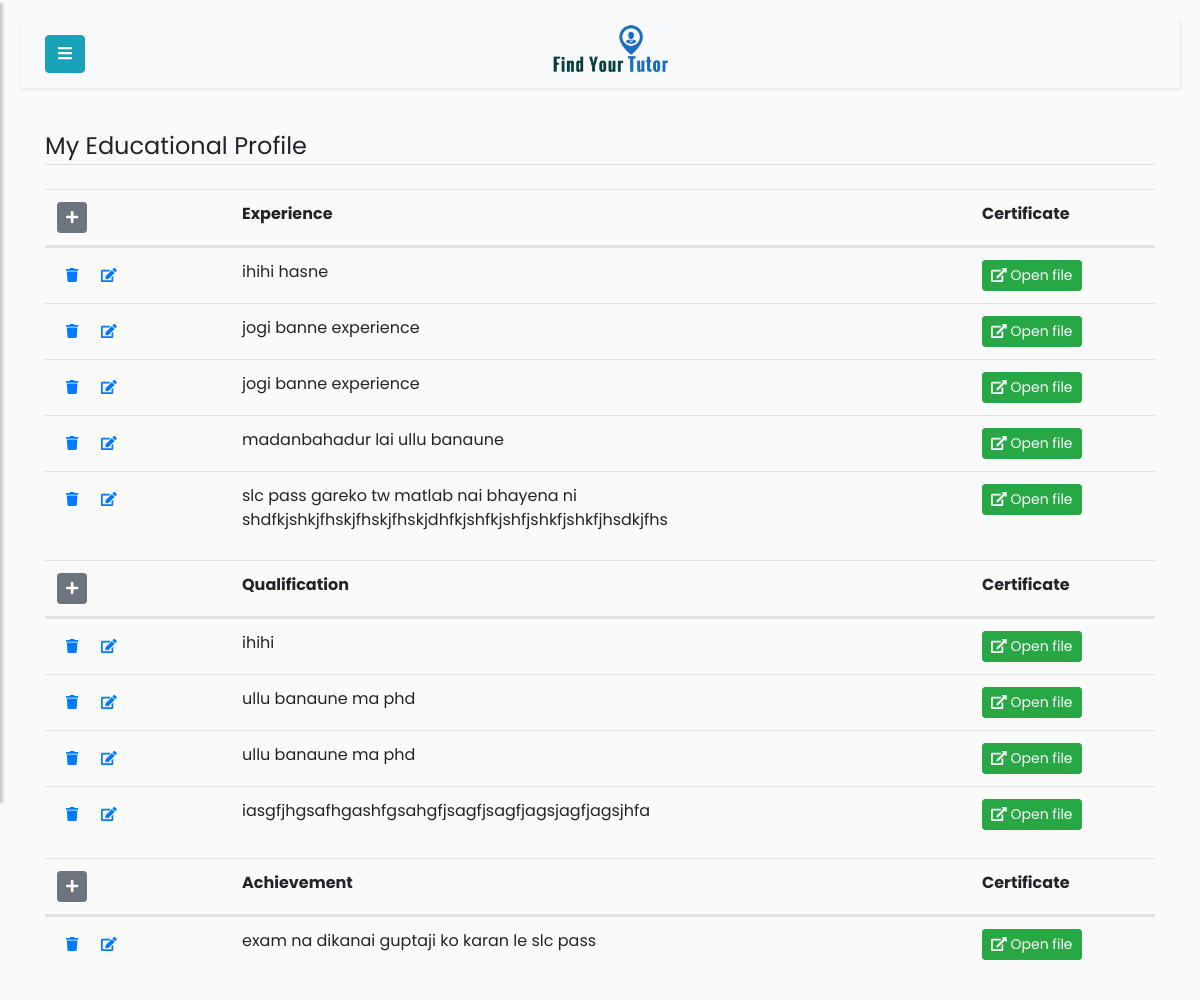
Before: /tutor/my-educational-profile (signed in) with the older database file.
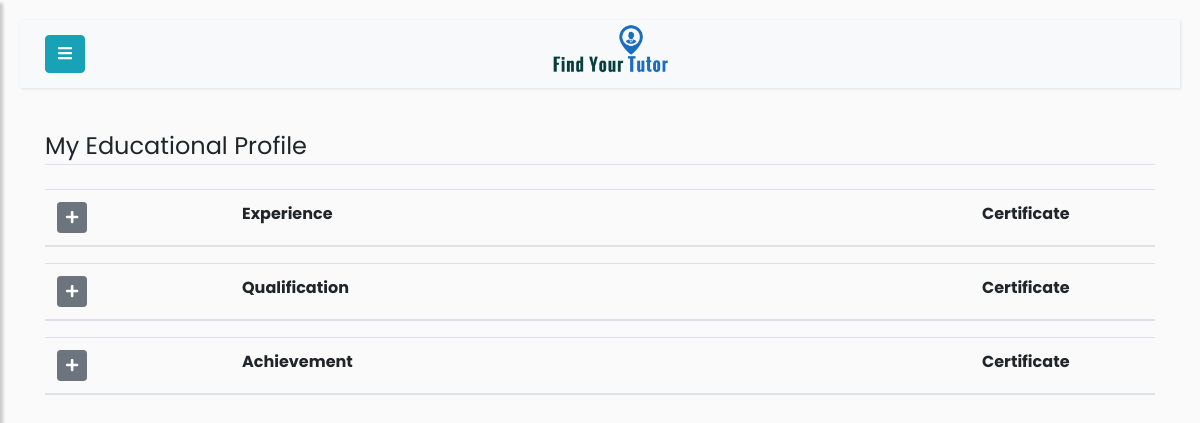
After: the same page with the newer database file.
### app/models.py (models this page shows)
class Experience(db.Model):
    id = db.Column(db.Integer, primary_key=True)
    tutor_id = db.Column(db.Integer, db.ForeignKey('tutor.user_id'))
    experience = db.Column(db.String(255))
    experience_file = db.Column(db.String(255))

class Qualification(db.Model):
    id = db.Column(db.Integer, primary_key=True)
    tutor_id = db.Column(db.Integer, db.ForeignKey('tutor.user_id'))
    qualification = db.Column(db.String(255))
    qualification_file = db.Column(db.String(255))

class Achievement(db.Model):
    id = db.Column(db.Integer, primary_key=True)
    tutor_id = db.Column(db.Integer, db.ForeignKey('tutor.user_id'))
    achievement = db.Column(db.String(255))
    achievement_file = db.Column(db.String(255))

### app/routes.py (the view)
@app.route('/tutor/my-educational-profile', methods=['POST','GET'])
@login_required
def tutor_educational_profile():
    form_experience = MyExperienceForm()
    form_qualification = MyQualificationForm()
    form_achievement = MyAchievementForm()
    user = User.query.filter_by(username=current_user.username).first()
    tutor=Tutor.query.filter_by(user_id=user.id).first()
    if form_experience.validate_on_submit():
        experience = Experience(experience=form_experience.experience.data, experience_file=save_docs(form_experience.experience_certificate.data, "experience"), Tutor=tutor)
        db.session.add(experience)
        db.session.commit()
    if form_achievement.validate_on_submit():
        achievement = Achievement(achievement=form_achievement.achievement.data, achievement_file=save_docs(form_achievement.achievement_certificate.data, "achievement"), Tutor=tutor)
        db.session.add(achievement)
        db.session.commit()
    if form_qualification.validate_on_submit():
        qualification = Qualification(qualification=form_qualification.qualification.data, qualification_file=save_docs(form_qualification.qualification_certificate.data, "qualification"), Tutor=tutor)
        db.session.add(qualification)
        db.session.commit()
    qualifications = Qualification.query.filter_by(tutor_id=user.id)
    achievements = Achievement.query.filter_by(tutor_id=user.id)
    experiences = Experience.query.filter_by(tutor_id=user.id)
    if user.username == current_user.username and is_tutor(user):
        return render_template('my-educational-profile.html', profilepic=fetch_profile_pic(tutor), user=user, tutor=tutor,
            qualifications=qualifications, achievements=achievements, experiences=experiences,
            form_experience=form_experience, form_qualification=form_qualification, form_achievement=form_achievement)
    elif user.username == current_user.username and not is_tutor(user):
        return redirect(url_for('student'))

### app/models.py (called while the page is built)
@login_manager.user_loader
def load_user(id):
    return User.query.get(int(id))

### app/routes.py (called while the page is built)
def is_tutor(user):
    if user.role == 'tutor':
        return True
    elif user.role == 'student':
        return False
    elif user.role == 'admin':
        return False

def fetch_default_profile_pic(user_obj):
    if isinstance(user_obj, Tutor):
        return url_for('static', filename='profile_pics/tutor.jpg')
    else:
        return url_for('static', filename='profile_pics/student.jpeg')

def fetch_profile_pic(user_obj):
    try:
        pic_name_from_db = getattr(user_obj, 'profile_pic')
        picture_path = os.path.join(app.root_path, 'static/profile_pics')
        if pic_name_from_db in os.listdir(picture_path):
            profile_pic = url_for('static',filename='profile_pics/' + pic_name_from_db)
            return profile_pic
        return fetch_default_profile_pic(user_obj)
    except:
        return fetch_default_profile_pic(user_obj)

### app/templates/my-educational-profile.html (shortened to what this page needs)
{% extends 'tutor.html' %}
{% block content %}
<div class="container">
    <legend class="border-bottom mb-4">My Educational Profile</legend>
    <div class = "table-responsive">
        <table class="table table-hover" id="my-experience-table">
            <thead>
               <tr class="d-flex">
                    <th scope="col" class="col-2">
                        <button type="button" class="btn btn-secondary btn-sm"
                            data-toggle="modal"
                            data-target="#experience-form">
                            <i class="fas fa-plus" ></i>
                        </button>
                    </th>
                    <th scope="col" class="col-8">Experience</th>
                    <th scope="col" class="col-2">Certificate</th>
               </tr>
           </thead>
           <tbody>
               {% for experience in experiences %}
                    <tr class="d-flex">
                        <td scope="row" class="col-2">
                            <a class="btn btn-link btn-sm" href="{{url_for('delete_tutor_experience', id=experience.id)}}">
                                <i class="fas fa-trash"></i>
                            </a>
                            <button type="button" class="btn btn-link btn-sm"
                                data-toggle="modal"
                                data-target="#edit-experience-form">
                                <i class="fas fa-edit"></i>
                            </button>
                        </td>
                        <td class="col-8"> {{ experience.experience }} </td>
                        <td class='col-2'>
                            <a href="{{ url_for('static', filename='docs/experience/' + experience.experience_file)}}" class="btn btn-success btn-sm">
                                <i class="fas fa-external-link-alt "></i>
                                Open file
                            </a>
                        </td>
                    </tr>
               {% endfor %}
           </tbody>
        </table>
    </div>
    <div class = "table-responsive">
        <table class="table table-hover" id="my-qualification-table">
            <thead>
               <tr class="d-flex">
                    <th scope="col" class="col-2">
                        <button type="button" class="btn btn-secondary btn-sm"
                            data-toggle="modal"
                            data-target="#qualification-form">
                            <i class="fas fa-plus"></i>
                        </button>
                    </th>
                    <th scope="col" class="col-8">Qualification</th>
                    <th scope="col" class="col-2">Certificate</th>
               </tr>
           </thead>
           <tbody>
            {% for qualification in qualifications %}
                <tr class="d-flex">
                    <td scope="row" class='col-2'>
                        <a class="btn btn-link btn-sm" href="{{url_for('delete_tutor_qualification', id=qualification.id)}}">
                            <i class="fas fa-trash"></i>
                        </a>
                        <button type="button" class="btn btn-link btn-sm"
                            data-toggle="modal"
                            data-target="#edit-qualification-form">
                            <i class="fas fa-edit"></i>
                        </button>
                    </td >
                    <td class='col-8'> {{ qualification.qualification }} </td>
                    <td class='col-2'>
                        <a href="{{ url_for('static', filename='docs/qualification/' + qualification.qualification_file)}}" class="btn btn-success btn-sm">
                            <i class="fas fa-external-link-alt "></i>
                            Open file
                        </a>
                    </td>
                </tr>
            {% endfor %}
           </tbody>
        </table>
    </div>
    <div class = "table-responsive">
        <table class="table table-hover" id="my-achievement-table">
            <thead>
               <tr class="d-flex">
                    <th scope="col" class="col-2" >
                        <button type="button" class="btn btn-secondary btn-sm"
                            data-toggle="modal"
                            data-target="#achievement-form">
                            <i class="fas fa-plus" id=" save-achievement-btn"></i>
                        </button>
                    </th>
                    <th scope="col" class="col-8">Achievement</th>
                    <th scope="col" class="col-2">Certificate</th>
               </tr>
           </thead>
           <tbody>
            {% for achievement in achievements %}
                <tr class="d-flex">
                    <td scope="row" class="col-2">
                        <a class="btn btn-link btn-sm" href="{{url_for('delete_tutor_achievement', id=achievement.id)}}">
                            <i class="fas fa-trash"></i>
                        </a>
                        <button type="button" class="btn btn-link btn-sm"
                            data-toggle="modal"
                            data-target="#edit-achievement-form">
                            <i class="fas fa-edit"></i>
                        </button>
                    </td>
                    <td class="col-8"> {{ achievement.achievement }} </td>
                    <td class="col-2">
                        <a href="{{ url_for('static', filename='docs/achievement/' + achievement.achievement_file)}}" class="btn btn-success btn-sm">
                            <i class="fas fa-external-link-alt "></i>
                            Open file
                        </a>
                    </td>
                </tr>
            {% endfor %}
           </tbody>
        </table>
    </div>
</div>
{% endblock %}

### app/templates/tutor.html (shortened to what this page needs)
{% extends "extends/base-user.html" %}

### app/templates/extends/base-user.html (shortened to what this page needs)
<!DOCTYPE html>
<html>
<head>
    <link rel="stylesheet" href="https://stackpath.bootstrapcdn.com/bootstrap/4.1.0/css/bootstrap.min.css">
    <link rel="stylesheet" href="https://cdnjs.cloudflare.com/ajax/libs/malihu-custom-scrollbar-plugin/3.1.5/jquery.mCustomScrollbar.min.css">
</head>
<body>
    <div class ='wrapper'>
        <div id='content'>
            <nav class="navbar navbar-expand-lg navbar-light bg-light">
                <div class="container-fluid">
                    <button type="button" id="sidebarCollapse" class="btn btn-info">
                        <i class="fa fa-bars"></i>
                    </button>
                    <a class="navbar-brand" href="{{url_for('home')}}">
                        <img class="image-responsive" style="width:120.5px;height:62px;"
                          src="{{url_for('static', filename='images/logo.png')}}" />
                    </a>
                </div>
            </nav>
            {% block content %}{% endblock %}
        </div>
    </div>
</body>
</html>

Changed rows visible on the page:
removed Experience: experience "ihihi hasne"
removed Experience: experience "jogi banne experience"
removed Experience: experience "jogi banne experience"
removed Experience: experience "madanbahadur lai ullu banaune"
removed Experience: experience "slc pass gareko tw matlab nai bhayena ni shdfkjshkjfhskjfhskjfhskjdhfkjshfkjshfjshkfjshkfjhsdkjfhs"
removed Qualification: qualification "ihihi"
removed Qualification: qualification "ullu banaune ma phd"
removed Qualification: qualification "ullu banaune ma phd"
removed Qualification: qualification "iasgfjhgsafhgashfgsahgfjsagfjsagfjagsjagfjagsjhfa"
removed Achievement: achievement "exam na dikanai guptaji ko karan le slc pass"
